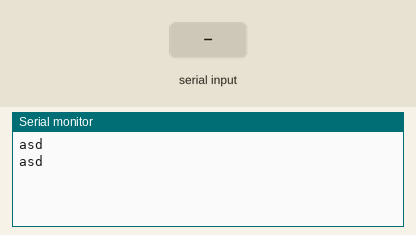
Recording of a sketch running on a simulated Arduino Uno, built with avr-gcc and run on an emulated ATmega328P. On the bench: the last lines printed to the serial monitor. Inputs (shaded band) come from the test bench.

Above: at 1.2 s.
1.3 s: "1" received over Serial
At 2.8 s:
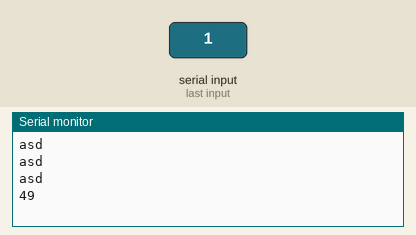
3.5 s: "0" received over Serial
At 4.4 s:
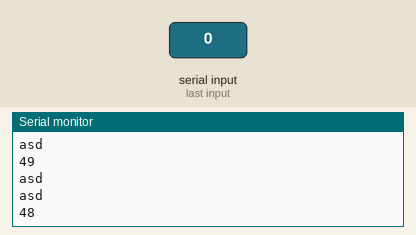
5.0 s: "2" received over Serial
At 6.8 s:
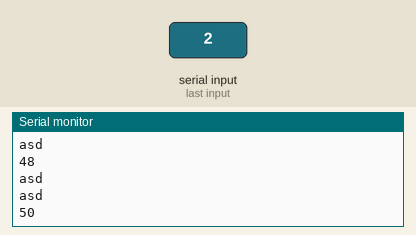

Measured:
- after the input at 1.3 s, the serial monitor: prints a new line after 0.71 s (image 1)
- after the input at 3.5 s, the serial monitor: prints a new line after 0.51 s (image 2)
- after the input at 5.0 s, the serial monitor: prints a new line after 1.0 s (image 3)

The sketch:

GPSDenemeReceiver.ino
```cpp
void setup(){
  Serial.begin(9600);
}

void loop(){
  Serial.println("asd");
  while(Serial.available())
    Serial.println(Serial.read());
  delay(1000);
}
```
